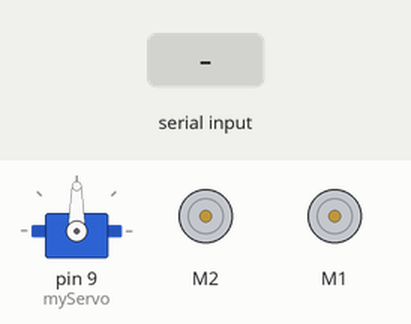
Recording of a sketch running on a simulated Arduino Uno, built with avr-gcc and run on an emulated ATmega328P. Parts: servo, 2 × DC motor (green arrow = forward, orange = backward, longer = faster). Inputs (shaded band) come from the test bench.

Above: at 1.2 s.
1.3 s: "1" received over Serial
At 2.1 s:
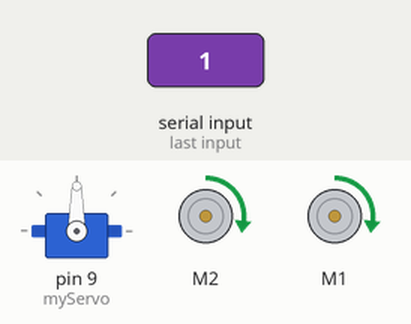
2.8 s: "2" received over Serial
At 3.2 s:
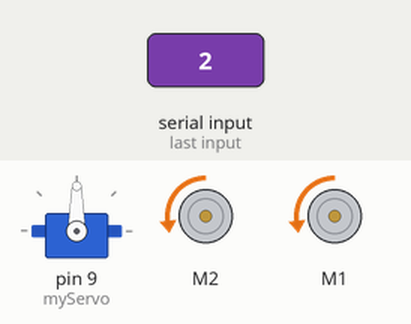
4.3 s: "5" received over Serial
At 5.5 s:
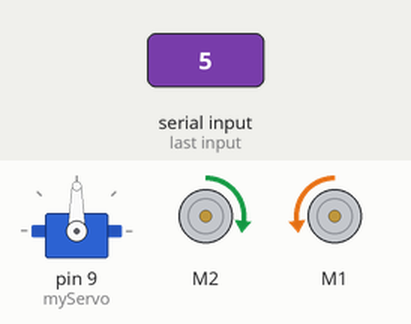
5.8 s: "6" received over Serial
At 6.7 s:
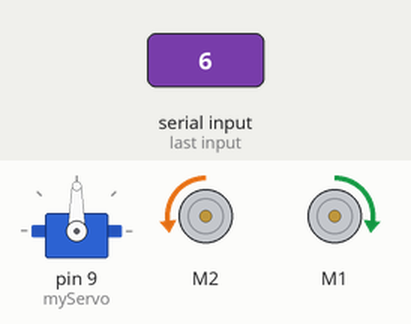
7.3 s: "f" received over Serial
At 7.9 s:
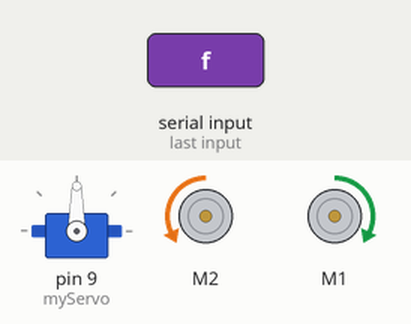
8.8 s: "0" received over Serial
At 10.2 s:
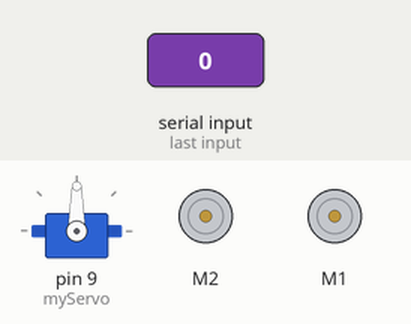
Timing chart, 0 to 11.3 s (numbered marks = the images above; inputs shaded):
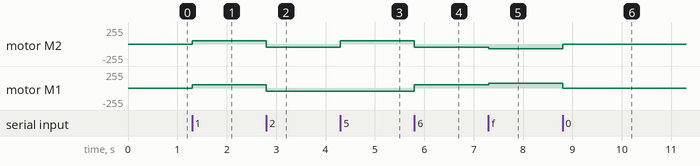

Measured:
- after the input at 1.3 s, motor M2, motor M1: stopped → forward 50/255 at once
- after the input at 2.8 s, motor M2, motor M1: forward 50/255 → backward 50/255 at once
- after the input at 4.3 s, motor M2: backward 50/255 → forward 50/255 at once
- after the input at 5.8 s, motor M2: forward 50/255 → backward 50/255 at once; motor M1: backward 50/255 → forward 50/255 at once
- after the input at 7.3 s, motor M2: backward 50/255 → backward 70/255 at once; motor M1: forward 50/255 → forward 70/255 at once
- after the input at 8.8 s, motor M2: backward 70/255 → stopped at once; motor M1: forward 70/255 → stopped at once

The sketch:

controlSketch.ino
```cpp
#include <Wire.h>
#include <Servo.h>
#include <Adafruit_MotorShield.h>
#include "utility/Adafruit_MS_PWMServoDriver.h"

// register the motor shield object
Adafruit_MotorShield AFMS = Adafruit_MotorShield();

// register the current motors being used, and what shield/port they are on
Adafruit_DCMotor *motorRight = AFMS.getMotor(2);
Adafruit_DCMotor *motorLeft = AFMS.getMotor(1);
Servo myServo;

// variable used to record the data received from bluetooth modual
int state = 0;

void setup() {

  // tell the arduino to send power to the servo, and tells the servo where straight forward is
  myServo.attach(9);
  myServo.write(90);

  // begins reading from the serial port at a baud rate of 9600
  Serial.begin(9600);

  // starts the motor shield
  AFMS.begin();

  // sets initial speed for the motor
  motorRight->setSpeed(50);
  motorLeft->setSpeed(50);
}

// main loop for the Arduino to execute once setup is complete
void loop() {

  // checks to see if data is available from the serial port,
  // and if it is sets the state variable to what is being read from
  // the serial port
  if (Serial.available() > 0) {
    state = Serial.read();
  }

// looks to see if the state variable is equal to 0
// if it is, stops motors from running and returns the
// servo to neutral position
  if (state == '0') {
    motorRight->run(RELEASE);
    motorLeft->run(RELEASE);
    myServo.write(90);
  }

// looks to see if the state variable is equal to 1
// if it is, runs the motors 'forward' at the desired speed
  if (state == '1') {

    motorRight->run(FORWARD);
    motorLeft->run(FORWARD);
  }


// looks to see if the state variable is equal to 2
// if it is, runs the motors 'backwards' at the desired speed
  if (state == '2') {
    motorRight->run(BACKWARD);
    motorLeft->run(BACKWARD);
  }

// checks the state variable, and turns the servo to the left at the desired speed
  if (state == '3') {
   myServo.write(94);
  }

// checks the state variable, and turns the servo to the right at the desired speed
  if (state == '4') {
    myServo.write(86);
  }

// turns the motors in opposite directions, rotating the vehicle
// to the left if it is capable
  if (state == '5') {
   motorRight->run(FORWARD);
   motorLeft->run(BACKWARD);
  }


// turns the motors in opposite directions, rotating the vehicle
// to the right if it is capable
  if (state == '6') {
   motorRight->run(BACKWARD);
   motorLeft->run(FORWARD);
  }

// sets the speed of the motors controlling the wheels to 40 or "slow"
  if (state == 's') {
    motorRight->setSpeed(40);
    motorLeft->setSpeed(40);
  }

// sets the speed of the motors controlling the wheels to 50 or "medium"
  if (state == 'm') {
    motorRight->setSpeed(50);
    motorLeft->setSpeed(50);
  }

// sets the speed of the motors controlling the wheels to 70 or "fast"
  if (state == 'f') {
    motorRight->setSpeed(70);
    motorLeft->setSpeed(70);
  }
}
```
